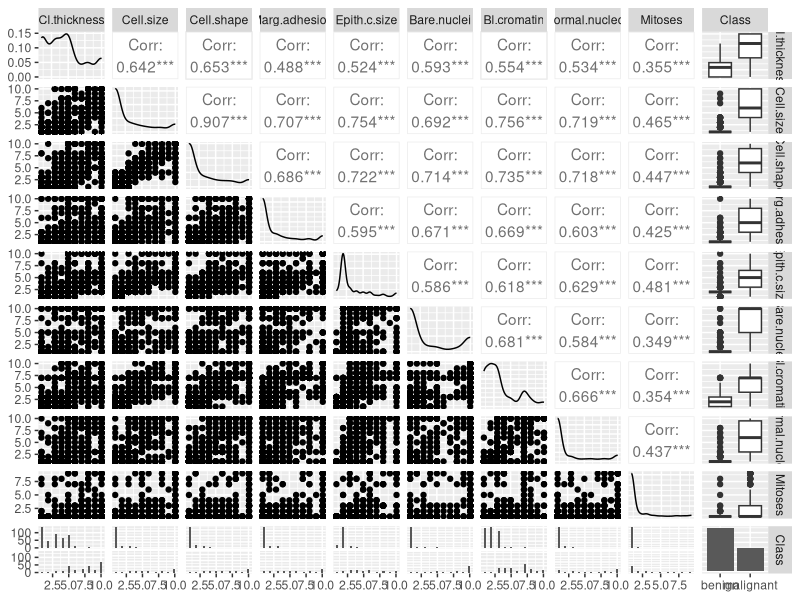
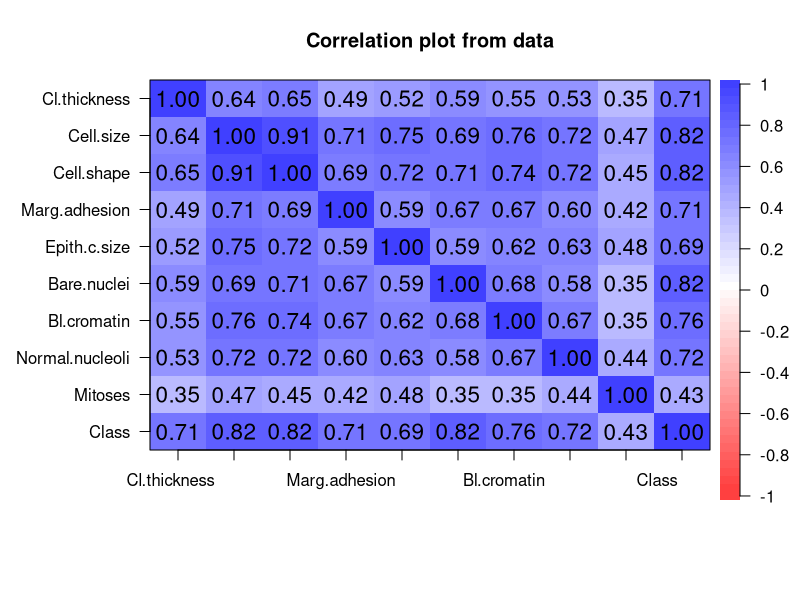
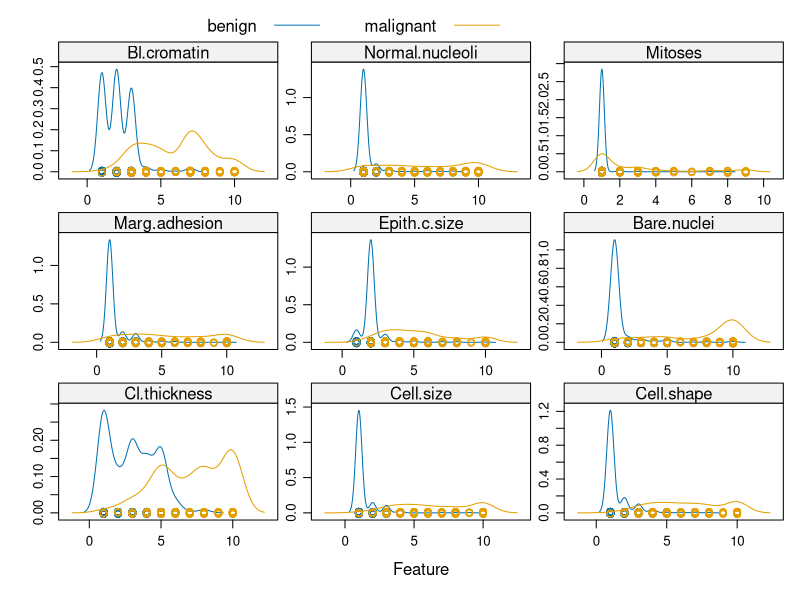
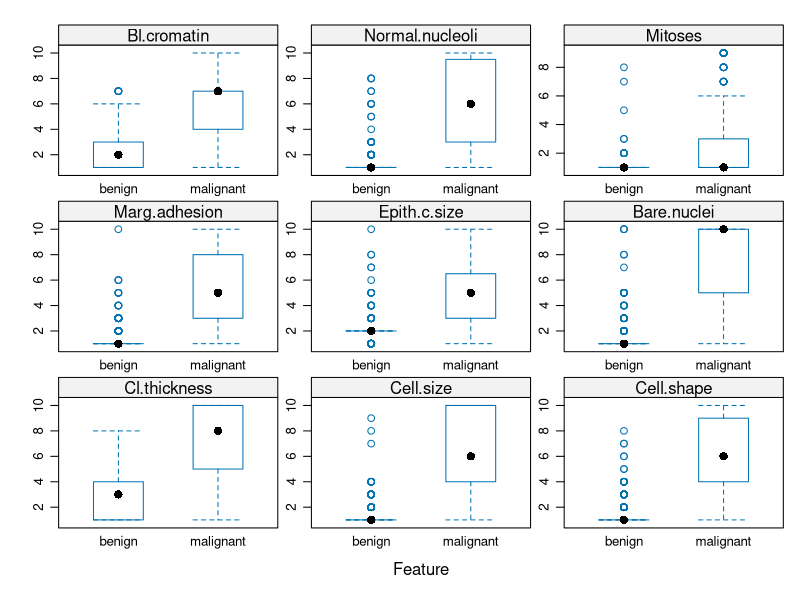
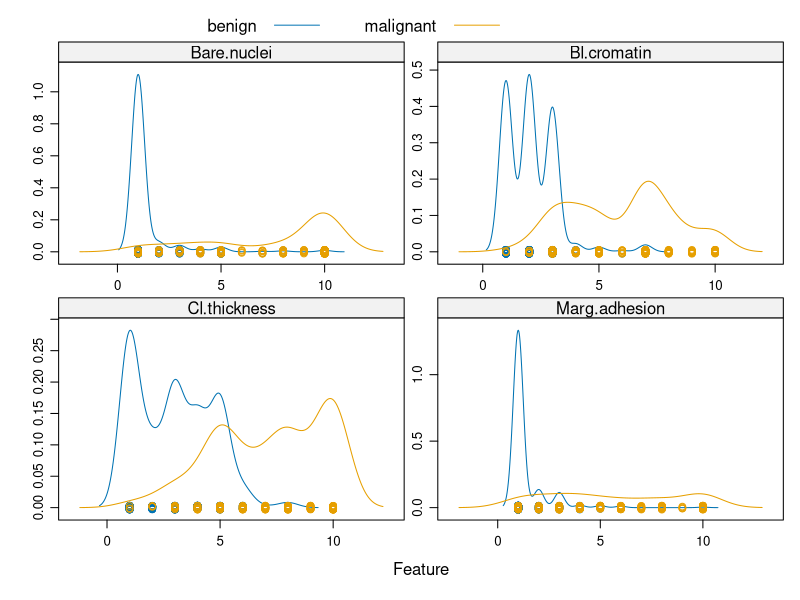
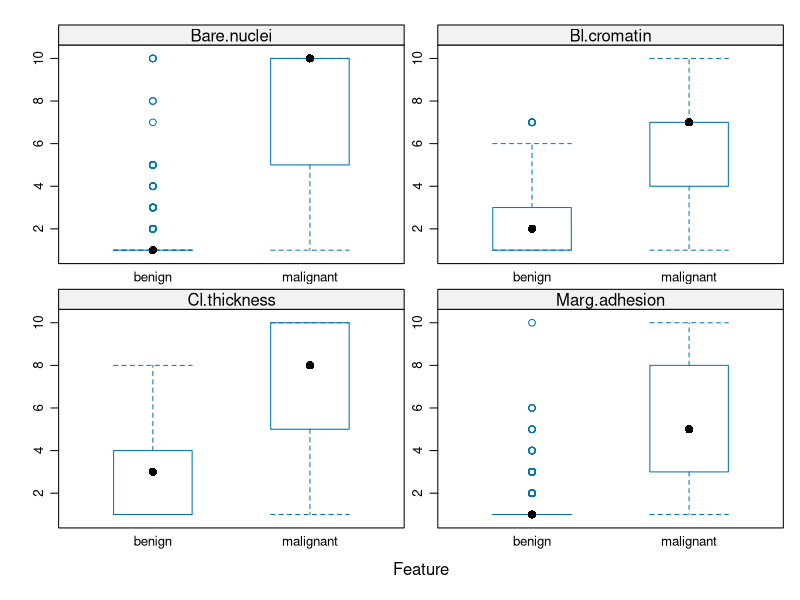

Recreate these plots in R, in order. (Note: this script raises an error after producing the figures.)
## ---- chunk 1
knitr::opts_chunk$set(echo = TRUE, cache = TRUE, warning = FALSE, message = FALSE)
## ---- chunk 2
### Summary stuff for DS2 final project

library(mlbench)
data(BreastCancer)
attach(BreastCancer)
library(dplyr)
BreastCancer <- BreastCancer[,-1] # remove ID column
summary(BreastCancer) # note that everything is factor
## ---- chunk 3
BreastCancer = BreastCancer %>% 
  mutate(Cl.thickness=as.numeric(Cl.thickness)) %>% 
  mutate(Cell.size=as.numeric(Cell.size)) %>%  
  mutate(Cell.shape=as.numeric(Cell.shape)) %>%  
  mutate(Marg.adhesion=as.numeric(Marg.adhesion)) %>%  
  mutate(Epith.c.size=as.numeric(Epith.c.size)) %>%  
  mutate(Bare.nuclei=as.numeric(Bare.nuclei)) %>%  
  mutate(Bl.cromatin=as.numeric(Bl.cromatin)) %>%  
  mutate(Normal.nucleoli=as.numeric(Normal.nucleoli)) %>%  
  mutate(Mitoses=as.numeric(Mitoses)) %>% na.omit()
## ---- chunk 4
library(GGally)
ggpairs(BreastCancer) # all but response are numeric
## ---- chunk 5
library(psych)
BreastCancer_num <- BreastCancer %>% 
  mutate(Class = as.numeric(Class)-1) # numeric response
cor.plot(BreastCancer_num[,])
## ---- chunk 6
library(caret)
featurePlot(x=BreastCancer[,-10], y=BreastCancer[,10], 
            plot="density", 
            scales=list(x=list(relation="free"), 
                        y=list(relation="free")), 
            auto.key=list(columns=3),
            layout=c(3,3))

featurePlot(x=BreastCancer[,-10], y=BreastCancer[,10], 
            plot="box", 
            scales=list(x=list(relation="free"), 
                        y=list(relation="free")), 
            auto.key=list(columns=3),
            layout=c(3,3))
## ---- chunk 7
glm1 = glm(Class ~., data=BreastCancer,family=binomial)

summary(glm1)
## ---- chunk 8
glm2 = glm(Class ~ Cl.thickness + Marg.adhesion + 
             Bare.nuclei + Bl.cromatin, 
           data=BreastCancer,family=binomial)

summary(glm2)
## ---- chunk 9
featurePlot(x=BreastCancer[,c(1,4,6,7)], y=BreastCancer[,10], 
            plot="density", 
            scales=list(x=list(relation="free"), 
                        y=list(relation="free")), 
            auto.key=list(columns=3))

featurePlot(x=BreastCancer[,c(1,4,6,7)], y=BreastCancer[,10], 
            plot="box", 
            scales=list(x=list(relation="free"), 
                        y=list(relation="free")), 
            auto.key=list(columns=3))
## ---- chunk 10
set.seed(1)
BreastCancer.train <- sample(1:nrow(BreastCancer), 410) 

BreastCancer.test=BreastCancer[-BreastCancer.train,] # test

Class.test=BreastCancer$Class[-BreastCancer.train]

glm.fits=glm(Class ~ Cl.thickness + Marg.adhesion + 
             Bare.nuclei + Bl.cromatin, 
           data=BreastCancer,family=binomial, subset=BreastCancer.train)

glm.probs = predict(glm.fits, BreastCancer.test, type = "response")
glm.pred=rep("benign",273)
glm.pred[glm.probs >.5]="malignant"
table(glm.pred, Class.test)

confusionMatrix(glm.pred, Class.test, positive = "malignant")

mean(glm.pred == Class.test)

library(pROC)

roc.glm.train <- roc(BreastCancer.test$Class, glm.probs,
               levels = c("benign", "malignant"))
plot(roc.glm.train, legacy.axes = TRUE)

auc(roc.glm.train)
